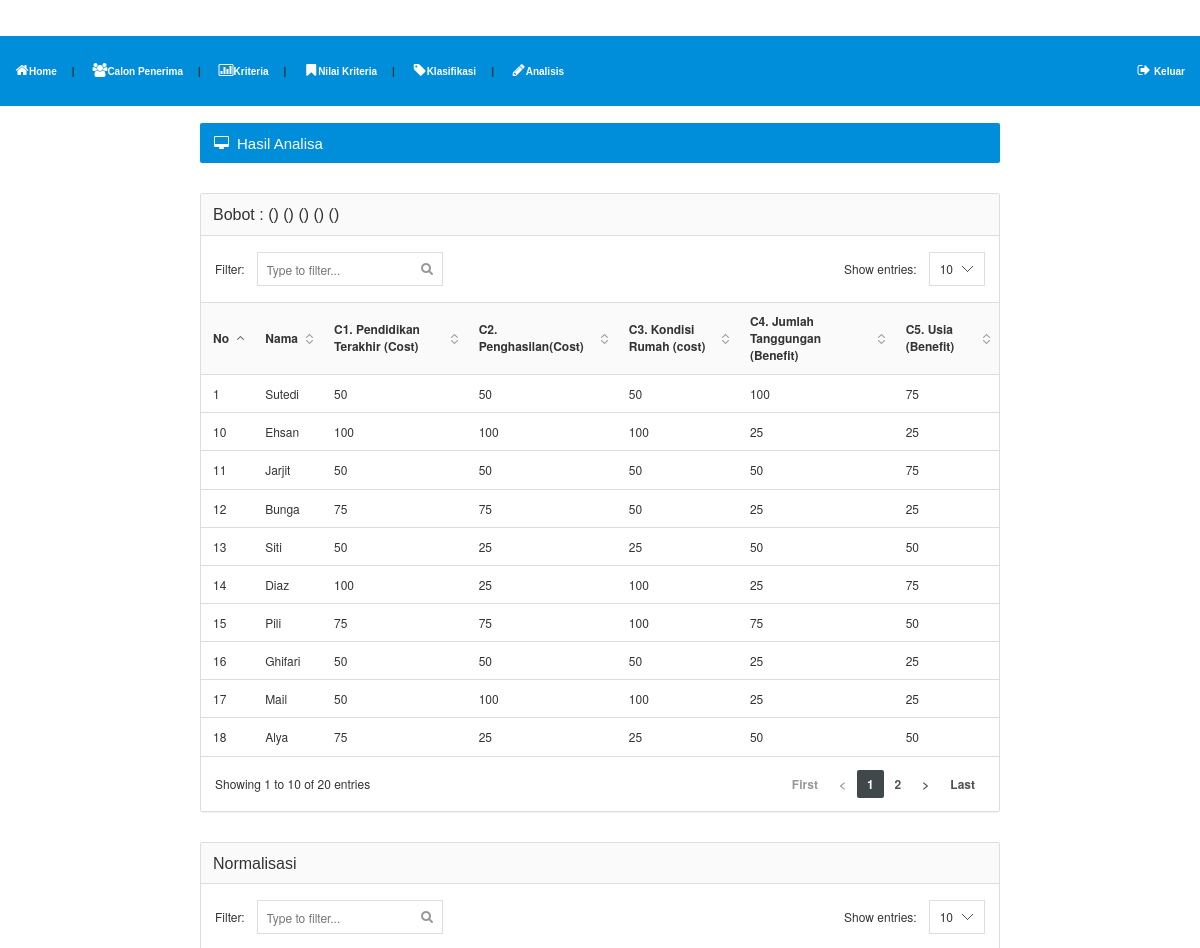
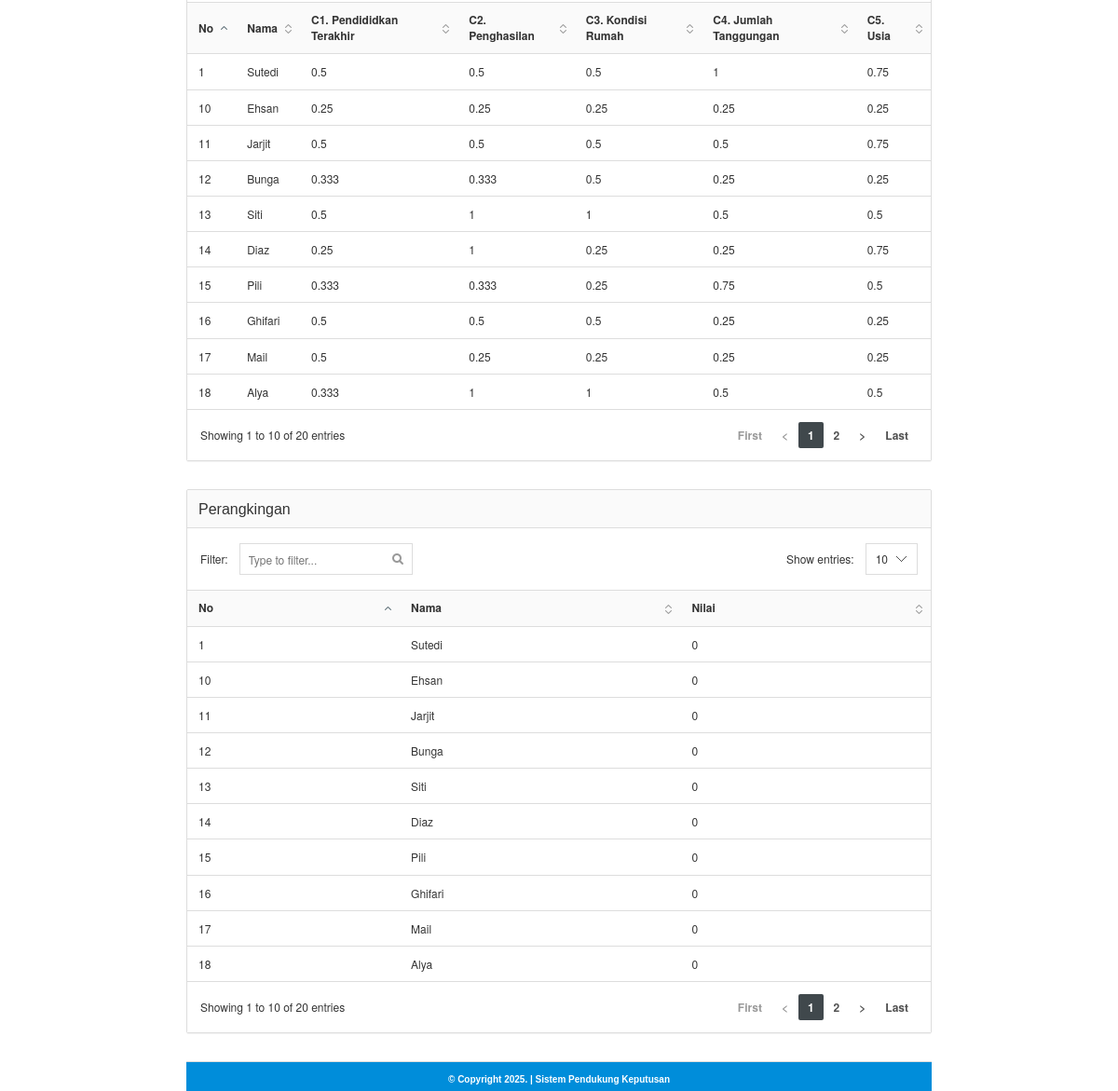
Page /admin/analisa_hasil.php (signed in) on the committed database (2 pictures, top to bottom).
### tables this page shows
CREATE TABLE `klasifikasi` (
  `id_klasifikasi` int(5) NOT NULL,
  `id_penerima` varchar(10) DEFAULT NULL,
  `jml_tanggungan` double NOT NULL,
  `pend_terakhir` double DEFAULT NULL,
  `penghasilan_ortu` double NOT NULL,
  `kond_rumah` double DEFAULT NULL,
  `usia` double NOT NULL
);

CREATE TABLE `penerima` (
  `id_penerima` varchar(10) NOT NULL,
  `nama_penerima` varchar(100) DEFAULT NULL,
  `asal` text DEFAULT NULL
);

### admin/analisa_hasil.php (the view, shortened to what this page needs)
<?php include "head.php"; ?>
			<?php include "menu.php"; ?>
			</div>
		<br />
		<div id="content">
			<div class="page-title">
				<h5><i class="fa fa-desktop"></i> Hasil Analisa</h5>
			</div>
            <div class="panel panel-default">
            	<div class="panel-heading"><h6 class="panel-title">
            				<tr align="right">
            					<th>Bobot :</th>
            					<th><?php echo "(" .$_POST['bobot_pend_terakhir']. ")"; ?></th>
            					<th><?php echo "(" .$_POST['bobot_penghasilan_ortu']. ")"; ?></th>
            					<th><?php echo "(" .$_POST['bobot_kond_rumah']. ")"; ?></th>
            					<th><?php echo "(" .$_POST['bobot_tanggungan']. ")"; ?></th>
            					<th><?php echo "(" .$_POST['bobot_usia']. ")"; ?></th>
            				</tr>
            	</h6></div>
            	<div class="datatable">
            		<table class="table table-hover">
            			<thead>
            				<tr>
            					<th>No</th>
            					<th>Nama</th>
            					<th>C1. Pendidikan Terakhir (Cost)</th>
            					<th>C2. Penghasilan(Cost)</th>
            					<th>C3. Kondisi Rumah (cost)</th>
            					<th>C4. Jumlah Tanggungan (Benefit)</th>
            					<th>C5. Usia (Benefit)</th>
            				</tr>
            			</thead>
            			<tbody>
            				<?php
            				$nomor = 0;
            				$hasil = mysqli_query($konek,"select * from klasifikasi, penerima where klasifikasi.id_penerima=penerima.id_penerima");
            				while ($dataku = mysqli_fetch_array($hasil)) {
            				?>
            				<tr>
            					<td><?php echo $nomor=$nomor+1; ?></td>
            					<td><?php echo $dataku['nama_penerima']; ?></td>
            					<td><?php echo $dataku['pend_terakhir']; ?></td>
            					<td><?php echo $dataku['penghasilan_ortu']; ?></td>
            					<td><?php echo $dataku['kond_rumah']; ?></td>
            					<td><?php echo $dataku['jml_tanggungan']; ?></td>
            					<td><?php echo $dataku['usia']; ?></td>
            				</tr>
            				<?php }	?>
            			</tbody>
            		</table>
            	</div>
            </div>
<?php
$carimax = mysqli_query($konek,"SELECT max(pend_terakhir) as max1,
								max(penghasilan_ortu) as max2,
								max(kond_rumah) as max3,
								max(jml_tanggungan) as max4,
								max(usia) as max5
								FROM klasifikasi");
$max = mysqli_fetch_array($carimax);
$carimin = mysqli_query($konek, "SELECT min(pend_terakhir) as min1,
								min(penghasilan_ortu) as min2,
								min(kond_rumah) as min3,
								min(jml_tanggungan) as min4,
								min(usia) as min5
								FROM klasifikasi");
$min = mysqli_fetch_array($carimin);
?>
				<div class="panel panel-default">
				<div class="panel-heading"><h6 class="panel-title">Normalisasi</h6></div>
				<div class="datatable">
					<table class="table table-hover">
						<thead>
							<tr>
								<th>No</th>
								<th>Nama</th>
								<th>C1. Pendididkan Terakhir</th>
								<th>C2. Penghasilan</th>
								<th>C3. Kondisi Rumah</th>
								<th>C4. Jumlah Tanggungan</th>
								<th>C5. Usia</th>
							</tr>
						</thead>
						<tbody>
						<?php
							$nomor=0;
							$hasil = mysqli_query($konek,"select * from klasifikasi, penerima where klasifikasi.id_penerima=penerima.id_penerima");
							while ($dataku = mysqli_fetch_array($hasil)) {
							?>
							<tr>
								<td><?php echo $nomor=$nomor+1; ?></td>
								<td><?php echo $dataku['nama_penerima']; ?></td>
								<td><?php echo round($min['min1']/$dataku['pend_terakhir'],3);?></td>
								<td><?php echo round($min['min2']/$dataku['penghasilan_ortu'],3); ?></td>
								<td><?php echo round($min['min3']/$dataku['kond_rumah'],3); ?></td>
								<td><?php echo round($dataku['jml_tanggungan']/$max['max4'],3); ?></td>
								<td><?php echo round($dataku['usia']/$max['max5'],3); ?></td>
							</tr>
							<?php } ?>
						</tbody>
					</table>
				</div>
				</div>
<?php
$bobot_pend_terakhir		= $_POST['bobot_pend_terakhir'];
$bobot_penghasilan_ortu	= $_POST['bobot_penghasilan_ortu'];
$bobot_kond_rumah			= $_POST['bobot_kond_rumah'];
$bobot_tanggungan		= $_POST['bobot_tanggungan'];
$bobot_usia				= $_POST['bobot_usia'];
?>
				<div class="panel panel-default">
				<div class="panel-heading"><h6 class="panel-title">Perangkingan</h6></div>
				<div class="datatable">
					<table class="table table-hover">
						<thead>
							<tr>
								<th>No</th>
								<th>Nama</th>
								<th>Nilai</th>
							</tr>
						</thead>
						<tbody>
						<?php
							$nomor=0;
							$hasil = mysqli_query($konek, "select * from klasifikasi, penerima where klasifikasi.id_penerima=penerima.id_penerima");
							$nilai = [];
							while ($dataku = mysqli_fetch_array($hasil)) {
							?>
							<tr>
								<td><?php echo $nomor=$nomor+1; ?></td>
								<td><?php echo $dataku['nama_penerima']; ?></td>
								<td><?php echo $nilai[] = round((($min['min1']/$dataku['pend_terakhir'])*$bobot_pend_terakhir)+
								(($min['min2']/$dataku['penghasilan_ortu'])*$bobot_penghasilan_ortu)+
								(($min['min3']/$dataku['kond_rumah'])*$bobot_kond_rumah)+
								(($dataku['jml_tanggungan']/$max['max4'])*$bobot_tanggungan)+
								(($dataku['usia']/$max['max5'])*$bobot_usia), 3); ?></td>
							</tr>
							<?php
							$nilai += $nilai; ?>
							<?php }	?>
						</tbody>
					</table>
				</div>
				</div>
<?php include "footer.php"; ?>

### admin/head.php (shortened to what this page needs)
<!DOCTYPE html>
<html xmlns="http://www.w3.org/1999/xhtml" xml:lang="en" lang="en">
<head>
	<link rel="stylesheet" href="../images/style.css" type="text/css" />
	<link rel="stylesheet" type="text/css" href="../css/bootstrap.min.css">
	<link rel="stylesheet" type="text/css" href="../css/brain-theme.css">
	<link rel="stylesheet" type="text/css" href="../css/styles.css">
	<link rel="stylesheet" type="text/css" href="../css/font-awesome.min.css">
	<link rel="stylesheet" type="text/css" href="../css/font.css">
</head>
<body>
	<div id="page" align="center">
		<div id="header">

### admin/menu.php
<div class="links_menu" id="menu">
    <div>
        <a href="index.php"><i class="fa fa-home"></i>Home</a>|
        <a href="calon_penerima.php"><i class="fa fa-users"></i>Calon Penerima</a>|
        <a href="kriteria.php"><i class="fa fa-bar-chart-o"></i>Kriteria</a>|
        <a href="himpunan.php"><i class="fa fa-bookmark"></i>Nilai Kriteria</a>|
        <a href="klasifikasi.php"><i class="fa fa-tag"></i>Klasifikasi</a>|
        <a href="analisa.php"><i class="fa fa-pencil"></i>Analisis</a>
    </div>
    <a href="logout.php" class="logout"><i class="fa fa-sign-out"></i> Keluar</a>
</div>

### admin/footer.php (shortened to what this page needs)
<div class="footer">
		<b>&copy; Copyright <?php echo date("Y") ?>. | Sistem Pendukung Keputusan</b>
			</div>
		</div>
	</div>
</body>
</html>

### images/style.css (style rules this page uses)
body { margin-top: 0; margin-left: 0; margin-right: 0; margin-bottom: 0; }
#header { width: 100%; height: 70px; background-color: rgb(0, 141, 218); display: flex; align-items: center; }
#menu { font-family: Verdana, Arial, Helvetica, sans-serif; font-size: 10px; font-weight: bold; display: flex; justify-content: space-between; width: 100%; }
#menu a { font-family: Verdana, Arial, Helvetica, sans-serif; font-size: 10px; font-weight: bold; color: white; text-decoration: none; margin: 0px 15px; }
#content { width: 800px; }
.footer { height: 32px; background-color: rgb(0, 141, 218); clear:both; font-family: Verdana, Arial, Helvetica, sans-serif; font-size: 10px; font-weight: bold; color:#FFFFFF; }

### css/styles.css (style rules this page uses)
@media (min-width: 768px) { a, .btn, .caret, .close, .sidebar, .select2-choice abbr, .select2-highlighted, .ui-slider-range, .ui-datepicker-trigger, .ui-timepicker-list li, .checker span:after, .checker span, .navbar-toggle, .thumb-options, .select2-arrow b, .thumb-zoom img, .fc-button, .page-content { -webkit-transition: all 0.15s ease-in-out; -moz-transition: all 0.15s ease-in-out; -o-transition: all 0.15s ease-in-out; transition: all 0.15s ease-in-out; } }
.fa { position: relative; font-size: 14px; min-width: 14px; text-align: center; }
h1, h2, h3, h4, h5, h6, .navigation > li > a, .stats li span { font-family: 'Cuprum', sans-serif; font-weight: normal; }
.page-title { color: #fff; background-color: #008DDA; -moz-box-shadow: 0 1px 0 #fff; -webkit-box-shadow: 0 1px 0 #FFF; box-shadow: 0 1px 0 #FFF; border-radius: 2px; margin-bottom: 30px; }
.page-title:after { content: ""; display: table; clear: both; }
.page-title h5 { margin: 0; float: left; display: block; font-size: 15px; padding: 13px 14px 12px 14px; line-height: 1; }
.dataTable { border-collapse: collapse; border-top: 1px solid #ddd; border-bottom: 1px solid #ddd; }
.dataTable thead th { background-color: #fafafa; cursor: pointer; }
.sorting { background: url('../images/interface/tables/sort_both.png') no-repeat 100%; padding-right: 24px!important; }
.sorting_asc { background: url('../images/interface/tables/sort_asc.png') no-repeat 100%; padding-right: 24px!important; }
.footer { padding: 12px 0; border-top: 1px solid #ddd; }

### rows in the picture
klasifikasi: id_penerima.nama_penerima "Sutedi", pend_terakhir "50", penghasilan_ortu "50", kond_rumah "50", jml_tanggungan "100", usia "75", pend_terakhir "0.5", penghasilan_ortu "0.5", kond_rumah "0.5", max4 "1", max5 "0.75", kond_ruma "0"
klasifikasi: nomor "10", id_penerima.nama_penerima "Ehsan", pend_terakhir "100", penghasilan_ortu "100", kond_rumah "100", jml_tanggungan "25", usia "25", pend_terakhir "0.25", penghasilan_ortu "0.25", kond_rumah "0.25", max4 "0.25", max5 "0.25", kond_ruma "0"
klasifikasi: nomor "11", id_penerima.nama_penerima "Jarjit", pend_terakhir "50", penghasilan_ortu "50", kond_rumah "50", jml_tanggungan "50", usia "75", pend_terakhir "0.5", penghasilan_ortu "0.5", kond_rumah "0.5", max4 "0.5", max5 "0.75", kond_ruma "0"
klasifikasi: nomor "12", id_penerima.nama_penerima "Bunga", pend_terakhir "75", penghasilan_ortu "75", kond_rumah "50", jml_tanggungan "25", usia "25", pend_terakhir "0.333", penghasilan_ortu "0.333", kond_rumah "0.5", max4 "0.25", max5 "0.25", kond_ruma "0"
klasifikasi: nomor "13", id_penerima.nama_penerima "Siti", pend_terakhir "50", penghasilan_ortu "25", kond_rumah "25", jml_tanggungan "50", usia "50", pend_terakhir "0.5", penghasilan_ortu "1", kond_rumah "1", max4 "0.5", max5 "0.5", kond_ruma "0"
klasifikasi: nomor "14", id_penerima.nama_penerima "Diaz", pend_terakhir "100", penghasilan_ortu "25", kond_rumah "100", jml_tanggungan "25", usia "75", pend_terakhir "0.25", penghasilan_ortu "1", kond_rumah "0.25", max4 "0.25", max5 "0.75", kond_ruma "0"
klasifikasi: nomor "15", id_penerima.nama_penerima "Pili", pend_terakhir "75", penghasilan_ortu "75", kond_rumah "100", jml_tanggungan "75", usia "50", pend_terakhir "0.333", penghasilan_ortu "0.333", kond_rumah "0.25", max4 "0.75", max5 "0.5", kond_ruma "0"
klasifikasi: nomor "16", id_penerima.nama_penerima "Ghifari", pend_terakhir "50", penghasilan_ortu "50", kond_rumah "50", jml_tanggungan "25", usia "25", pend_terakhir "0.5", penghasilan_ortu "0.5", kond_rumah "0.5", max4 "0.25", max5 "0.25", kond_ruma "0"
klasifikasi: nomor "17", id_penerima.nama_penerima "Mail", pend_terakhir "50", penghasilan_ortu "100", kond_rumah "100", jml_tanggungan "25", usia "25", pend_terakhir "0.5", penghasilan_ortu "0.25", kond_rumah "0.25", max4 "0.25", max5 "0.25", kond_ruma "0"
klasifikasi: nomor "18", id_penerima.nama_penerima "Alya", pend_terakhir "75", penghasilan_ortu "25", kond_rumah "25", jml_tanggungan "50", usia "50", pend_terakhir "0.333", penghasilan_ortu "1", kond_rumah "1", max4 "0.5", max5 "0.5", kond_ruma "0"
